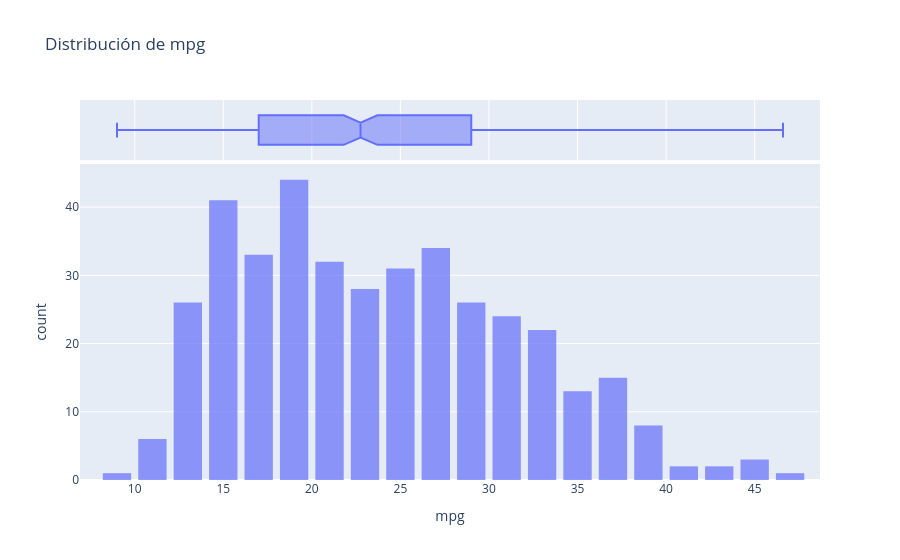
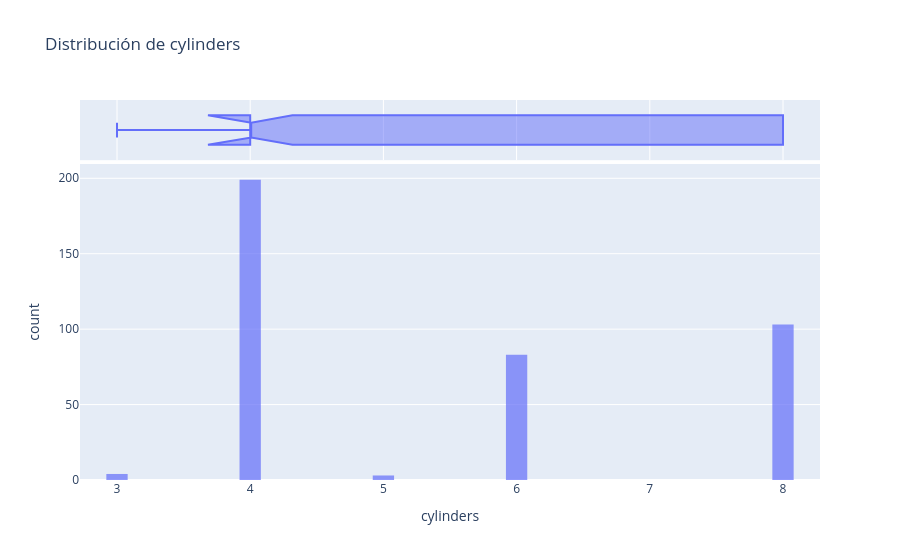
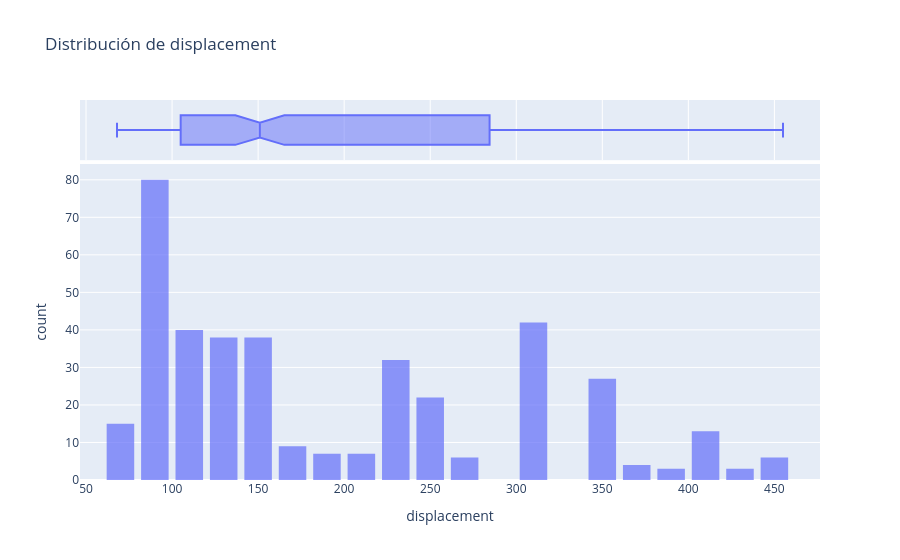
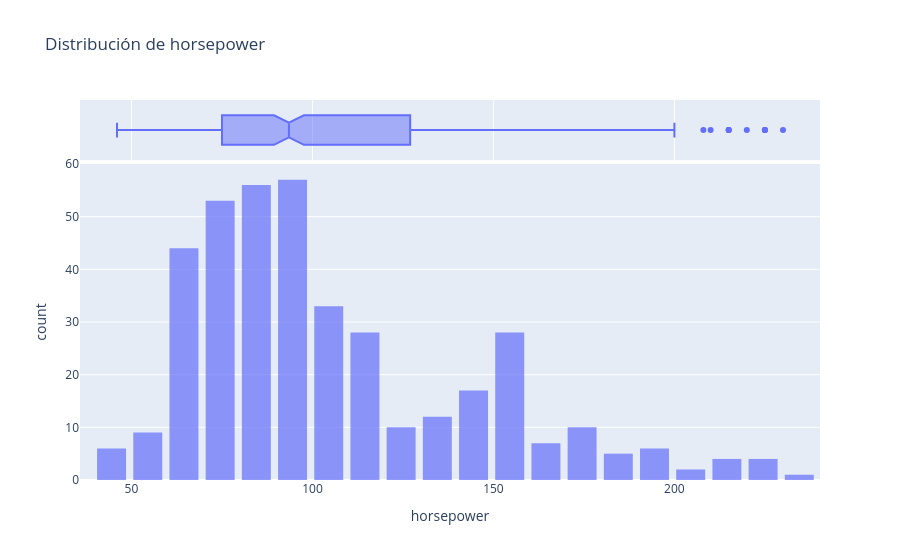

The code cell stored with these charts, in order, in its notebook:
### Markdown cell above
---
# 2️⃣ Explorar visualmente (20 min)

Buscamos pistas: ¿qué variables se mueven junto con `mpg`?

### Code cell
# 1. Crea la lista numerical_vars con las 7 columnas numéricas
# 2. Llama a plot_distributions(df, numerical_vars)
numerical_vars = [
    'mpg',
    'cylinders',
    'displacement',
    'horsepower',
    'weight',
    'acceleration',
    'model_year',
]
plot_distributions(df, numerical_vars)

### Figure 1 — Plotly figure (JSON) as saved in the notebook; plotly's stock layout.template omitted (floating-point values rounded to 4 significant figures; data arrays with more than 128 entries replaced by an {"elided": "..."} marker saying what was removed)
{"data": [{"bingroup": "x", "hovertemplate": "mpg=%{x}<br>count=%{y}<extra></extra>", "legendgroup": "", "marker": {"color": "#636efa", "opacity": 0.7, "pattern": {"shape": ""}}, "name": "", "nbinsx": 30, "orientation": "v", "showlegend": false, "type": "histogram", "x": {"elided": "392 float values"}, "xaxis": "x", "yaxis": "y"}, {"hovertemplate": "mpg=%{x}<extra></extra>", "legendgroup": "", "marker": {"color": "#636efa"}, "name": "", "notched": true, "showlegend": false, "type": "box", "x": {"elided": "392 float values"}, "xaxis": "x2", "yaxis": "y2"}], "layout": {"bargap": 0.2, "barmode": "relative", "legend": {"tracegroupgap": 0}, "title": {"text": "Distribución de mpg"}, "xaxis": {"anchor": "y", "domain": [0, 1], "title": {"text": "mpg"}}, "xaxis2": {"anchor": "y2", "domain": [0, 1], "matches": "x", "showgrid": true, "showticklabels": false}, "yaxis": {"anchor": "x", "domain": [0, 0.8316], "title": {"text": "count"}}, "yaxis2": {"anchor": "x2", "domain": [0.8416, 1], "matches": "y2", "showgrid": false, "showline": false, "showticklabels": false, "ticks": ""}}}

### Figure 2 — Plotly figure (JSON) as saved in the notebook; plotly's stock layout.template omitted (floating-point values rounded to 4 significant figures; data arrays with more than 128 entries replaced by an {"elided": "..."} marker saying what was removed)
{"data": [{"bingroup": "x", "hovertemplate": "cylinders=%{x}<br>count=%{y}<extra></extra>", "legendgroup": "", "marker": {"color": "#636efa", "opacity": 0.7, "pattern": {"shape": ""}}, "name": "", "nbinsx": 30, "orientation": "v", "showlegend": false, "type": "histogram", "x": {"elided": "392 int values"}, "xaxis": "x", "yaxis": "y"}, {"hovertemplate": "cylinders=%{x}<extra></extra>", "legendgroup": "", "marker": {"color": "#636efa"}, "name": "", "notched": true, "showlegend": false, "type": "box", "x": {"elided": "392 int values"}, "xaxis": "x2", "yaxis": "y2"}], "layout": {"bargap": 0.2, "barmode": "relative", "legend": {"tracegroupgap": 0}, "title": {"text": "Distribución de cylinders"}, "xaxis": {"anchor": "y", "domain": [0, 1], "title": {"text": "cylinders"}}, "xaxis2": {"anchor": "y2", "domain": [0, 1], "matches": "x", "showgrid": true, "showticklabels": false}, "yaxis": {"anchor": "x", "domain": [0, 0.8316], "title": {"text": "count"}}, "yaxis2": {"anchor": "x2", "domain": [0.8416, 1], "matches": "y2", "showgrid": false, "showline": false, "showticklabels": false, "ticks": ""}}}

### Figure 3 — Plotly figure (JSON) as saved in the notebook; plotly's stock layout.template omitted (floating-point values rounded to 4 significant figures; data arrays with more than 128 entries replaced by an {"elided": "..."} marker saying what was removed)
{"data": [{"bingroup": "x", "hovertemplate": "displacement=%{x}<br>count=%{y}<extra></extra>", "legendgroup": "", "marker": {"color": "#636efa", "opacity": 0.7, "pattern": {"shape": ""}}, "name": "", "nbinsx": 30, "orientation": "v", "showlegend": false, "type": "histogram", "x": {"elided": "392 float values"}, "xaxis": "x", "yaxis": "y"}, {"hovertemplate": "displacement=%{x}<extra></extra>", "legendgroup": "", "marker": {"color": "#636efa"}, "name": "", "notched": true, "showlegend": false, "type": "box", "x": {"elided": "392 float values"}, "xaxis": "x2", "yaxis": "y2"}], "layout": {"bargap": 0.2, "barmode": "relative", "legend": {"tracegroupgap": 0}, "title": {"text": "Distribución de displacement"}, "xaxis": {"anchor": "y", "domain": [0, 1], "title": {"text": "displacement"}}, "xaxis2": {"anchor": "y2", "domain": [0, 1], "matches": "x", "showgrid": true, "showticklabels": false}, "yaxis": {"anchor": "x", "domain": [0, 0.8316], "title": {"text": "count"}}, "yaxis2": {"anchor": "x2", "domain": [0.8416, 1], "matches": "y2", "showgrid": false, "showline": false, "showticklabels": false, "ticks": ""}}}

### Figure 4 — Plotly figure (JSON) as saved in the notebook; plotly's stock layout.template omitted (floating-point values rounded to 4 significant figures; data arrays with more than 128 entries replaced by an {"elided": "..."} marker saying what was removed)
{"data": [{"bingroup": "x", "hovertemplate": "horsepower=%{x}<br>count=%{y}<extra></extra>", "legendgroup": "", "marker": {"color": "#636efa", "opacity": 0.7, "pattern": {"shape": ""}}, "name": "", "nbinsx": 30, "orientation": "v", "showlegend": false, "type": "histogram", "x": {"elided": "392 float values"}, "xaxis": "x", "yaxis": "y"}, {"hovertemplate": "horsepower=%{x}<extra></extra>", "legendgroup": "", "marker": {"color": "#636efa"}, "name": "", "notched": true, "showlegend": false, "type": "box", "x": {"elided": "392 float values"}, "xaxis": "x2", "yaxis": "y2"}], "layout": {"bargap": 0.2, "barmode": "relative", "legend": {"tracegroupgap": 0}, "title": {"text": "Distribución de horsepower"}, "xaxis": {"anchor": "y", "domain": [0, 1], "title": {"text": "horsepower"}}, "xaxis2": {"anchor": "y2", "domain": [0, 1], "matches": "x", "showgrid": true, "showticklabels": false}, "yaxis": {"anchor": "x", "domain": [0, 0.8316], "title": {"text": "count"}}, "yaxis2": {"anchor": "x2", "domain": [0.8416, 1], "matches": "y2", "showgrid": false, "showline": false, "showticklabels": false, "ticks": ""}}}
